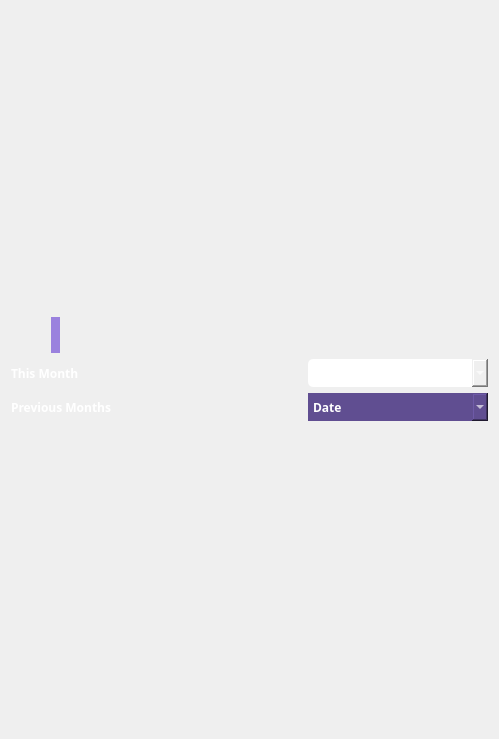
         <widget class="QWidget" name="scrollAreaWidgetContents_3">
          <property name="geometry">
           <rect>
            <x>0</x>
            <y>0</y>
            <width>499</width>
            <height>739</height>
           </rect>
          </property>
          <property name="styleSheet">
           <string notr="true">border-style:hidden;</string>
          </property>
          <layout class="QVBoxLayout" name="verticalLayout_5">
           <item>
            <layout class="QVBoxLayout" name="chatLayout">
             <item>
              <layout class="QHBoxLayout" name="horizontalLayout">
               <item>
                <spacer name="horizontalSpacer">
                 <property name="orientation">
                  <enum>Qt::Horizontal</enum>
                 </property>
                 <property name="sizeType">
                  <enum>QSizePolicy::Ignored</enum>
                 </property>
                 <property name="sizeHint" stdset="0">
                  <size>
                   <width>40</width>
                   <height>20</height>
                  </size>
                 </property>
                </spacer>
               </item>
               <item>
                <widget class="QLabel" name="categoryLogo">
                 <property name="maximumSize">
                  <size>
                   <width>52</width>
                   <height>52</height>
                  </size>
                 </property>
                 <property name="styleSheet">
                  <string notr="true">background: #9A81DE;
border:1px solid #9A81DE;
border-radius:25px
</string>
                 </property>
                 <property name="text">
                  <string/>
                 </property>
                 <property name="scaledContents">
                  <bool>true</bool>
                 </property>
                </widget>
               </item>
               <item>
                <spacer name="horizontalSpacer_2">
                 <property name="orientation">
                  <enum>Qt::Horizontal</enum>
                 </property>
                 <property name="sizeHint" stdset="0">
                  <size>
                   <width>40</width>
                   <height>20</height>
                  </size>
                 </property>
                </spacer>
               </item>
               <item>
                <widget class="QLabel" name="expenseTitle">
                 <property name="minimumSize">
                  <size>
                   <width>0</width>
                   <height>36</height>
                  </size>
                 </property>
                 <property name="maximumSize">
                  <size>
                   <width>16777215</width>
                   <height>36</height>
                  </size>
                 </property>
                 <property name="font">
                  <font>
                   <family>Monsterrat</family>
                   <pointsize>-1</pointsize>
                  </font>
                 </property>
                 <property name="styleSheet">
                  <string notr="true">font-size:20px;font-family:Monsterrat;color:#ffffff</string>
                 </property>
                 <property name="text">
                  <string/>
                 </property>
                </widget>
               </item>
              </layout>
             </item>
             <item>
              <layout class="QHBoxLayout" name="horizontalLayout_4">
               <item>
                <widget class="QLabel" name="label_10">
                 <property name="maximumSize">
                  <size>
                   <width>16777215</width>
                   <height>28</height>
                  </size>
                 </property>
                 <property name="font">
                  <font>
                   <family>Monsterrat</family>
                   <pointsize>9</pointsize>
                   <weight>75</weight>
                   <bold>true</bold>
                  </font>
                 </property>
                 <property name="styleSheet">
                  <string notr="true">font-family:Monsterrat;color:#ffffff;text-align:center;</string>
                 </property>
                 <property name="text">
                  <string>This Month</string>
                 </property>
                </widget>
               </item>
               <item>
                <widget class="QComboBox" name="sortBy_1">
                 <property name="minimumSize">
                  <size>
                   <width>180</width>
                   <height>0</height>
                  </size>
                 </property>
                 <property name="maximumSize">
                  <size>
                   <width>180</width>
                   <height>28</height>
                  </size>
                 </property>
                 <property name="font">
                  <font>
                   <family>Monsterrat</family>
                   <pointsize>9</pointsize>
                   <weight>75</weight>
                   <bold>true</bold>
                  </font>
                 </property>
                 <property name="cursor">
                  <cursorShape>PointingHandCursor</cursorShape>
                 </property>
                 <property name="styleSheet">
                  <string notr="true">border:none;
            outline:none;
            color:#FFF;
            border-radius:5px;
            text-align:center;
            font-family:Monsterrat;
        </string>
                 </property>
                 <item>
                  <property name="text">
                   <string>Date</string>
                  </property>
                 </item>
                 <item>
                  <property name="text">
                   <string>Expenses Low To High</string>
                  </property>
                 </item>
                 <item>
                  <property name="text">
                   <string>Expenses High To Low</string>
                  </property>
                 </item>
                </widget>
               </item>
              </layout>
             </item>
             <item>
              <layout class="QVBoxLayout" name="thisMonth_layout"/>
             </item>
             <item>
              <layout class="QHBoxLayout" name="horizontalLayout_5">
               <item>
                <layout class="QHBoxLayout" name="horizontalLayout_6">
                 <item>
                  <widget class="QLabel" name="label_11">
                   <property name="maximumSize">
                    <size>
                     <width>16777215</width>
                     <height>28</height>
                    </size>
                   </property>
                   <property name="font">
                    <font>
                     <family>Monsterrat</family>
                     <pointsize>9</pointsize>
                     <weight>75</weight>
                     <bold>true</bold>
                    </font>
                   </property>
                   <property name="styleSheet">
                    <string notr="true">font-family:Monsterrat;color:#ffffff</string>
                   </property>
                   <property name="text">
                    <string>Previous Months</string>
                   </property>
                  </widget>
                 </item>
                 <item>
                  <widget class="QComboBox" name="sortBy_2">
                   <property name="minimumSize">
                    <size>
                     <width>180</width>
                     <height>0</height>
                    </size>
                   </property>
                   <property name="maximumSize">
                    <size>
                     <width>180</width>
                     <height>28</height>
                    </size>
                   </property>
                   <property name="font">
                    <font>
                     <family>Monsterrat</family>
                     <pointsize>9</pointsize>
                     <weight>75</weight>
                     <bold>true</bold>
                    </font>
                   </property>
                   <property name="cursor">
                    <cursorShape>PointingHandCursor</cursorShape>
                   </property>
                   <property name="styleSheet">
                    <string notr="true">font-family:Monsterrat;background:#604E91;
color:#ffffff</string>
                   </property>
                   <item>
                    <property name="text">
                     <string>Date</string>
                    </property>
                   </item>
                   <item>
                    <property name="text">
                     <string>Expenses Low To High</string>
                    </property>
                   </item>
                   <item>
                    <property name="text">
                     <string>Expenses High To Low</string>
                    </property>
                   </item>
                  </widget>
                 </item>
                </layout>
               </item>
              </layout>
             </item>
             <item>
              <layout class="QVBoxLayout" name="prevMonth_layout"/>
             </item>
            </layout>
           </item>
          </layout>
         </widget>
